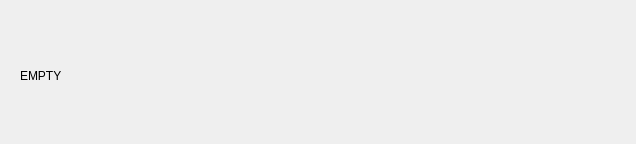
<?xml version="1.0" encoding="UTF-8"?>
<ui version="4.0">
 <class>Connection</class>
 <widget class="QWidget" name="Connection">
  <property name="geometry">
   <rect>
    <x>0</x>
    <y>0</y>
    <width>636</width>
    <height>144</height>
   </rect>
  </property>
  <property name="windowTitle">
   <string>Form</string>
  </property>
  <widget class="QLabel" name="label">
   <property name="geometry">
    <rect>
     <x>20</x>
     <y>40</y>
     <width>601</width>
     <height>71</height>
    </rect>
   </property>
   <property name="text">
    <string>EMPTY</string>
   </property>
  </widget>
 </widget>
 <resources/>
 <connections/>
</ui>
